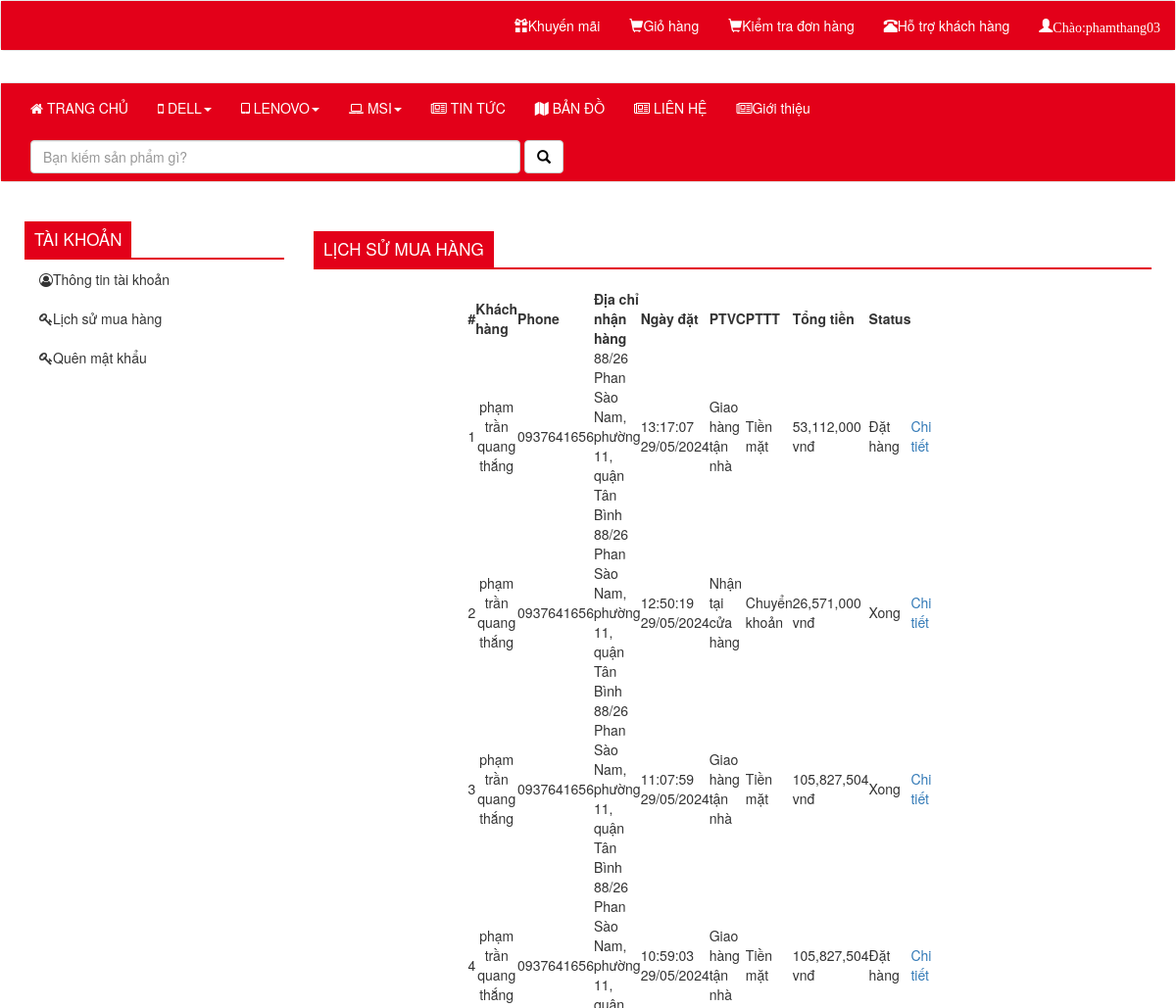
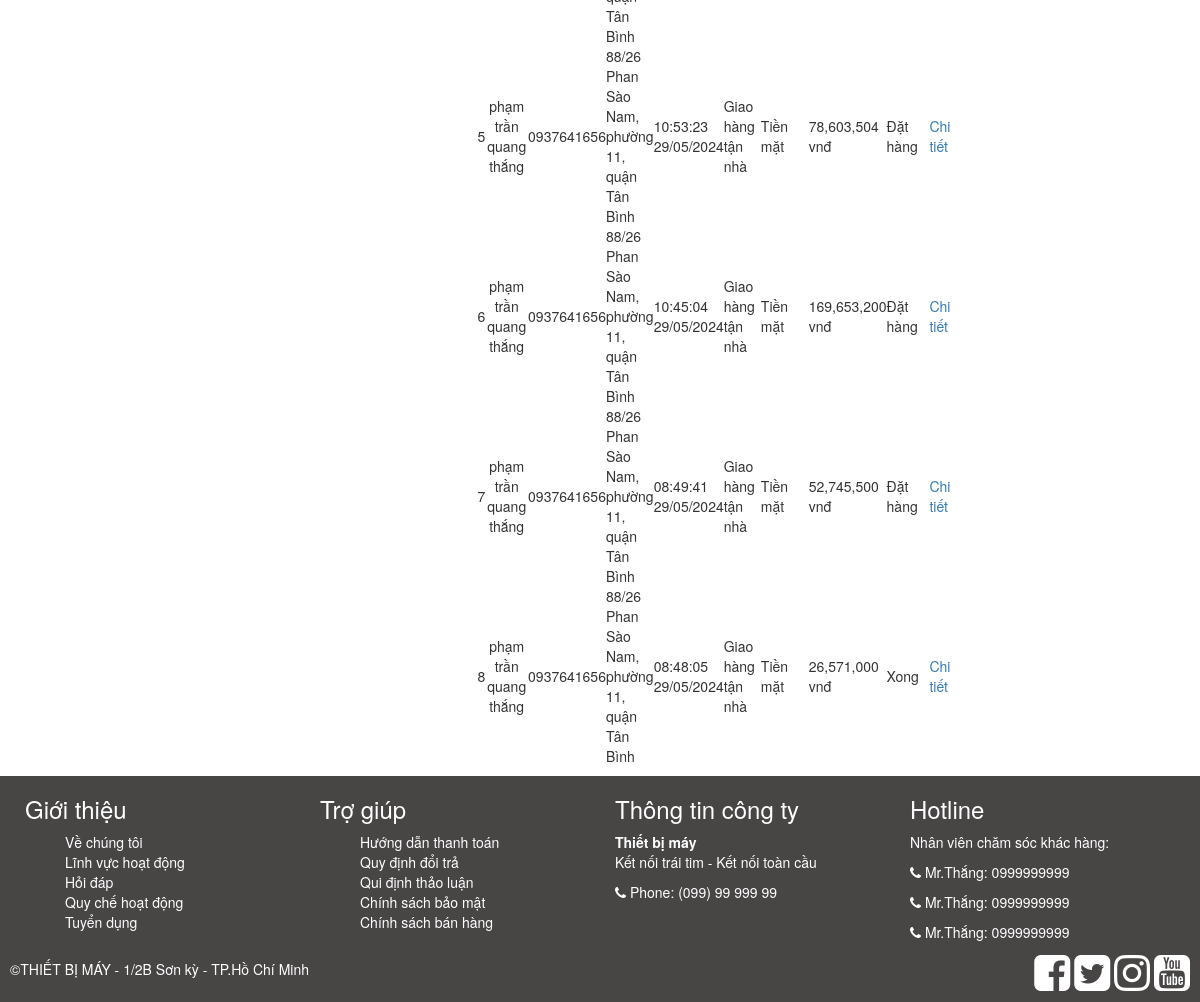
/index.php?view=ttdh (signed in), run on the app's committed database (2 pictures, top to bottom).
### tables this page shows
CREATE TABLE `tbl_oder` (
  `oder` int NOT NULL,
  `fullName` varchar(255) DEFAULT NULL,
  `email` varchar(255) DEFAULT NULL,
  `phone` varchar(255) DEFAULT NULL,
  `address` varchar(255) DEFAULT NULL,
  `dateOder` datetime DEFAULT NULL,
  `ptvc` int DEFAULT NULL,
  `pttt` int DEFAULT NULL,
  `tongTien` float(255,0) DEFAULT NULL,
  `status` tinyint DEFAULT NULL
);

### modules/ttdh.php (the view, shortened to what this page needs)
<?php
$pdo = Database::getInstance()->getConnection();
$email = $_SESSION['username']['email'];
$sqlSelect = "SELECT * FROM tbl_oder WHERE email LIKE :email ORDER BY dateOder DESC";
$stmt = $pdo->prepare($sqlSelect);
$stmt->bindValue(':email', '%' . $email . '%', PDO::PARAM_STR);
$stmt->execute();
$num = $stmt->rowCount();
?>
<div class="container">
    <div class="row">
        <div class="col-md-3">
            <div class="menu-account">
                <h3>
                    <span>
                        Tài khoản
                    </span>
                </h3>
                <ul>
                    <li><a href="index.php?view=info_user"><i class="fa fa-user-circle-o"></i>Thông tin tài khoản</a></li>
                    <li><a href="index.php?view=ttdh"><i class="fa fa-key"></i>Lịch sử mua hàng</a></li>
                    <li><a href="index.php?view=changepass"><i class="fa fa-key"></i>Quên mật khẩu</a></li>
                </ul>
            </div>
        </div>
        <div class="col-md-9">
            <div class="register-content clearfix ng-scope">
                <h1 class="title"><span>Lịch sử mua hàng</span></h1>
                <div class="col-md-8 col-md-offset-2 col-xs-12 col-sm-12 col-xs-offset-0 col-sm-offset-0">
                    <table class=" table-hover" style="width: inherit;">
                        <tr>
                            <th>#</th>
                            <th>Khách hàng</th>
                            <th>Phone</th>
                            <th width="300">Địa chỉ nhận hàng</th>
                            <th>Ngày đặt</th>
                            <th>PTVC</th>
                            <th>PTTT</th>
                            <th>Tổng tiền</th>
                            <th>Status</th>
                        </tr>
                        <?php
                        $i = 0;
                        if ($num != 1) {
                            while ($row = $stmt->fetch(PDO::FETCH_ASSOC)) {
                                $i++;
                                $dateOder = date_create($row['dateOder']);
                        ?>
                                <tr>
                                    <td><?= $i ?></td>
                                    <td align="center">
                                        <?= $row["fullName"] ?>
                                    </td>
                                    <td>
                                        <?= $row["phone"] ?>
                                    </td>
                                    <td width="300" style="overflow: hidden;">
                                        <?= $row["address"] ?>
                                    </td>
                                    <td>
                                        <?php
                                        echo date_format($dateOder, "H:i:s d/m/Y"); ?>
                                    </td>
                                    <td>
                                        <?php
                                        if ($row["ptvc"] == 1) {
                                            echo "Giao hàng tận nhà";
                                        } else {
                                            echo "Nhận tại cửa hàng";
                                        }
                                        ?>
                                    </td>
                                    <td>
                                        <?php
                                        if ($row["pttt"] == 1) {
                                            echo "Tiền mặt";
                                        } else {
                                            echo "Chuyển khoản";
                                        }
                                        ?>
                                    </td>
                                    <td>
                                        <?php echo number_format($row['tongTien']) . " vnđ"; ?>
                                    </td>
                                    <td>
                                        <?php if ($row["status"] == 1) {
                                            echo "Đặt hàng";
                                        } else {
                                            echo "Xong";
                                        } ?>
                                    </td>
                                    <td>
                                        <a href="?view=chitiet&id=<?php echo $row["oder"] ?>">Chi tiết</a>
                                    </td>
                                </tr>
                            <?php }
                        } else { ?>
                            <td colspan="10">
                                Bạn chưa mua sản phẩm nào
                            </td>
                        <?php } ?>
                    </table>
                </div>
            </div>
        </div>
    </div>
</div>

### css/myweb2.css (style rules this page uses)
a, button, .button, .products, .name, .price, .fa, .sequence-next, .sequence-prev { transition: all 300ms cubic-bezier(0.250, 0.250, 0.750, 0.750); transition: all 300ms cubic-bezier(0.250, 0.250, 0.750, 0.750); transition: all 300ms cubic-bezier(0.250, 0.250, 0.750, 0.750); transition: all 300ms cubic-bezier(0.250, 0.250, 0.750, 0.750); transition: all 300ms cubic-bezier(0.250, 0.250, 0.750, 0.750); }
h1.title { text-transform: uppercase; color: #1a1a1a; border-bottom: 2px solid #e30019; margin-top: 20px; margin-bottom: 20px; }
h1.title span { font-size: 17px; background: #e30019 none repeat scroll 0 0; color: #fff; display: inline-block; padding: 9px 10px; position: relative; text-transform: uppercase; }
.container, .container-fluid { padding-left: 10px; padding-right: 10px; }
.menu-account h3 { border-bottom: 2px solid #e30019; margin-bottom: 0; margin-top: 20px; text-transform: uppercase; }
.menu-account h3 span { background: #e30019 none repeat scroll 0 0; color: #ffffff; display: inline-block; font-size: 17px; padding: 9px 10px; position: relative; text-transform: uppercase; }
.menu-account ul li { list-style: none; }
.menu-account ul li a { color: #333333; font-weight: normal; display: block; position: relative; padding: 10px 15px; }
.menu-account ul { padding-left: 0; }
ul { list-style: none; }

### data on the page
tbl_oder: fullName "phạm trần quang thắng", phone "0937641656", address "88/26 Phan Sào Nam, phường 11, quận Tân Bình", dateOder "13:17:07 29/05/2024", ptvc "Giao hàng tận nhà", pttt "Tiền mặt", tongTien "53,112,000", status "Đặt hàng"
tbl_oder: fullName "phạm trần quang thắng", phone "0937641656", address "88/26 Phan Sào Nam, phường 11, quận Tân Bình", dateOder "12:50:19 29/05/2024", ptvc "Nhận tại cửa hàng", pttt "Chuyển khoản", tongTien "26,571,000", status "Xong"
tbl_oder: fullName "phạm trần quang thắng", phone "0937641656", address "88/26 Phan Sào Nam, phường 11, quận Tân Bình", dateOder "11:07:59 29/05/2024", ptvc "Giao hàng tận nhà", pttt "Tiền mặt", tongTien "105,827,504", status "Xong"
tbl_oder: fullName "phạm trần quang thắng", phone "0937641656", address "88/26 Phan Sào Nam, phường 11, quận Tân Bình", dateOder "10:59:03 29/05/2024", ptvc "Giao hàng tận nhà", pttt "Tiền mặt", tongTien "105,827,504", status "Đặt hàng"
tbl_oder: fullName "phạm trần quang thắng", phone "0937641656", address "88/26 Phan Sào Nam, phường 11, quận Tân Bình", dateOder "10:53:23 29/05/2024", ptvc "Giao hàng tận nhà", pttt "Tiền mặt", tongTien "78,603,504", status "Đặt hàng"
tbl_oder: fullName "phạm trần quang thắng", phone "0937641656", address "88/26 Phan Sào Nam, phường 11, quận Tân Bình", dateOder "10:45:04 29/05/2024", ptvc "Giao hàng tận nhà", pttt "Tiền mặt", tongTien "169,653,200", status "Đặt hàng"
tbl_oder: fullName "phạm trần quang thắng", phone "0937641656", address "88/26 Phan Sào Nam, phường 11, quận Tân Bình", dateOder "08:49:41 29/05/2024", ptvc "Giao hàng tận nhà", pttt "Tiền mặt", tongTien "52,745,500", status "Đặt hàng"
tbl_oder: fullName "phạm trần quang thắng", phone "0937641656", address "88/26 Phan Sào Nam, phường 11, quận Tân Bình", dateOder "08:48:05 29/05/2024", ptvc "Giao hàng tận nhà", pttt "Tiền mặt", tongTien "26,571,000", status "Xong"

### other printed values
$_SESSION["username"]["username"] "phamthang03"
